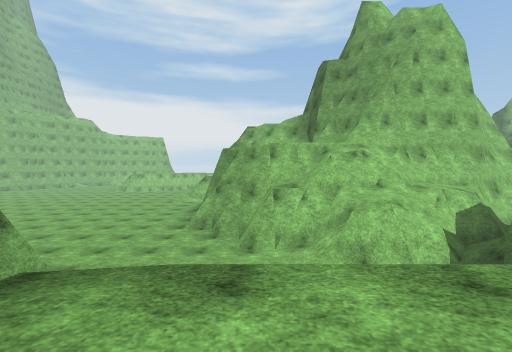
[1] (above)

22 first-person views from a walk through a 3-D level made in the Unity game engine. The camera is 1.2 m above the floor, tilts 2° down and sees 90° across. The floor is counted in squares, 2 m on a side. Each view is taken from the middle of a square. On the plan, view 1 faces up. The plan holds only what a view shows up to about 9 squares ahead; the rest is blank. The place goes on beyond the plan. Surface patterns are stand-ins for the level's own textures.

[2]
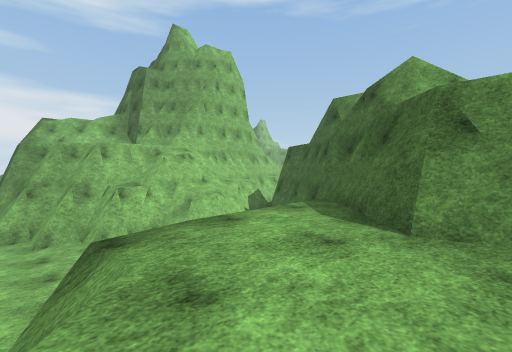

[3]
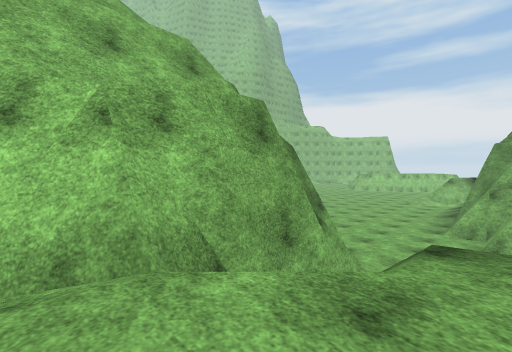

[4]
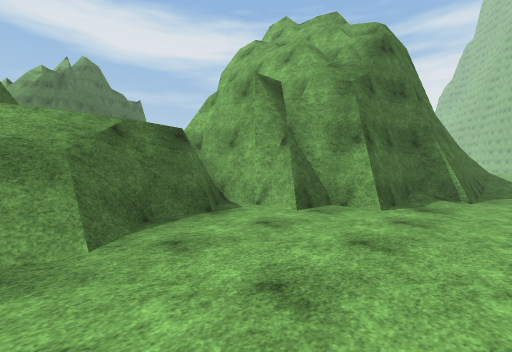

[5]
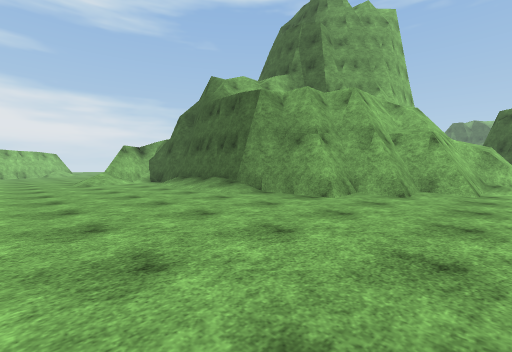

[6]
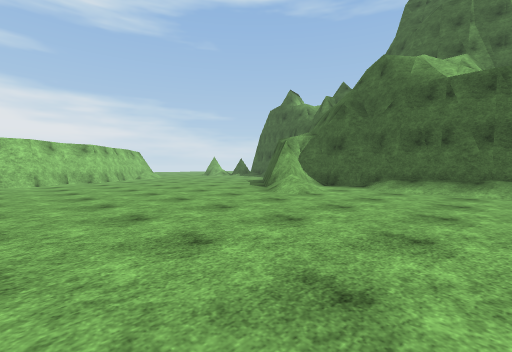

[7]
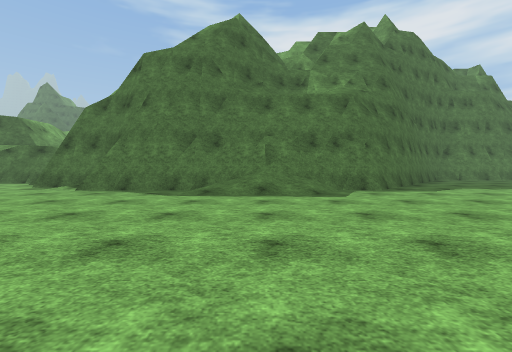

[8]
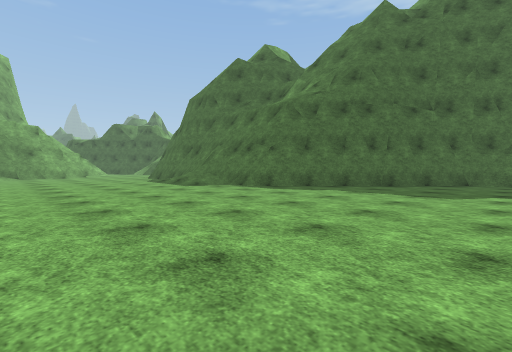

[9]
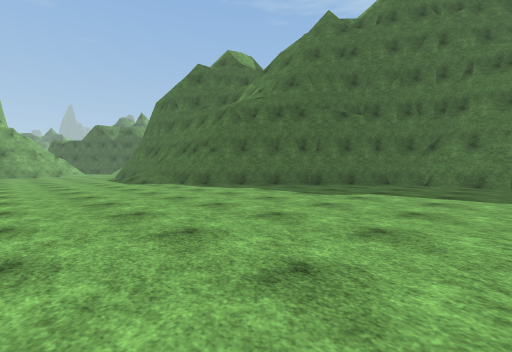

[10]
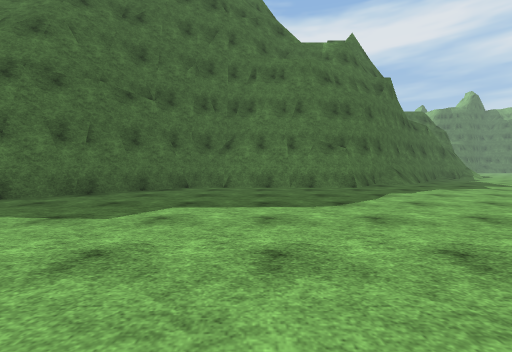

[11]
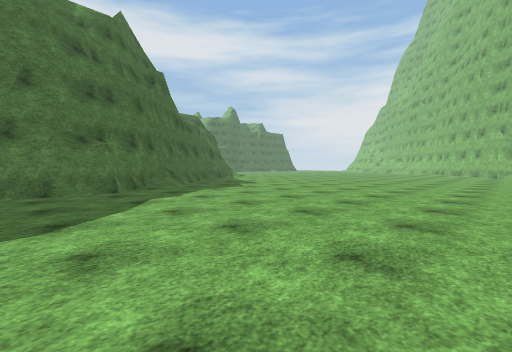

[12]
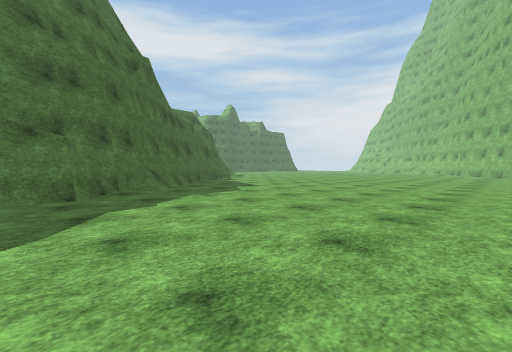

[13]
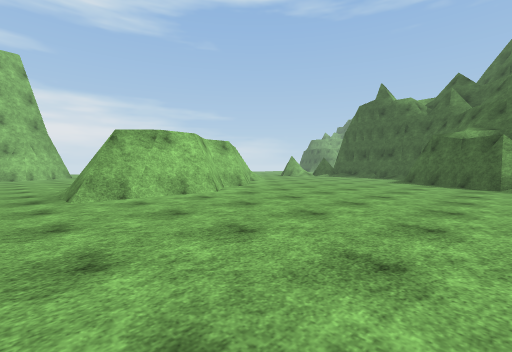

[14]
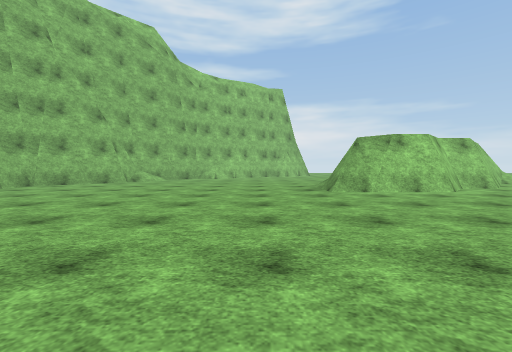

[15]
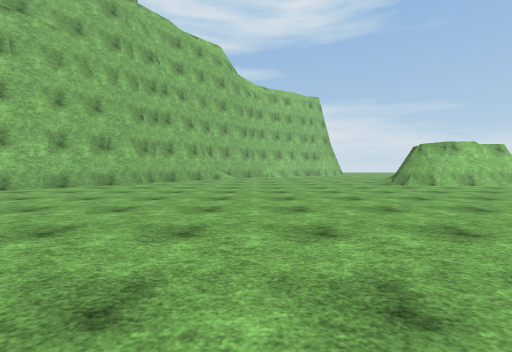

[16]
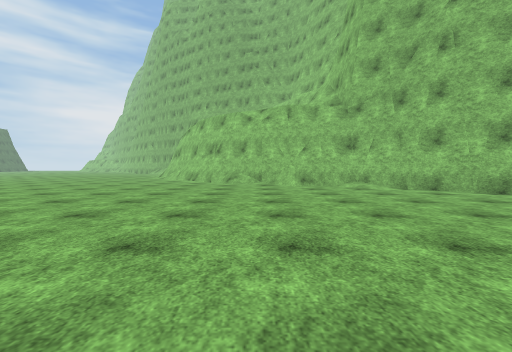

[17]
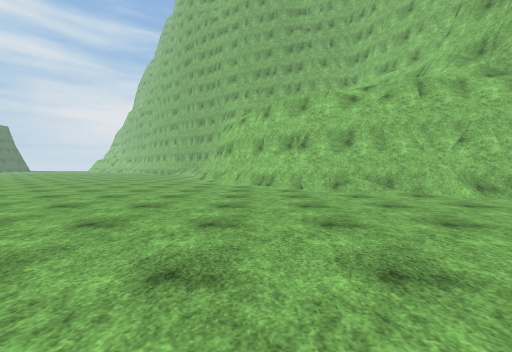

[18]
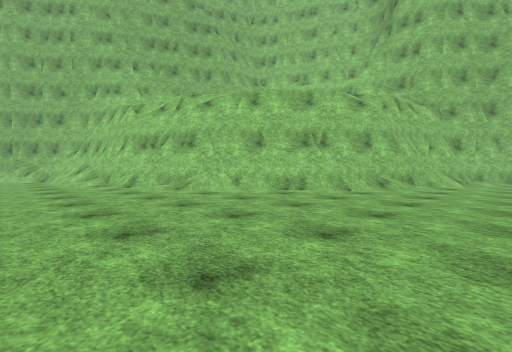

[19]
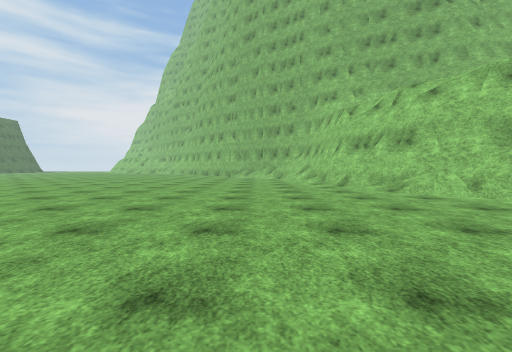

[20]
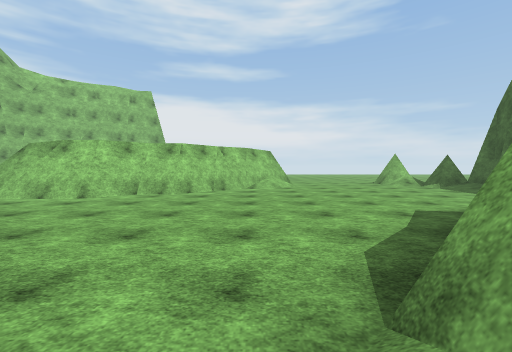

[21]
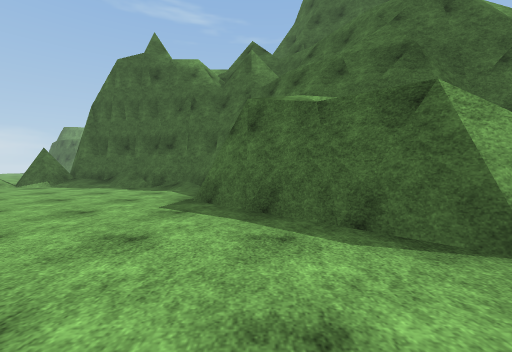

[22]
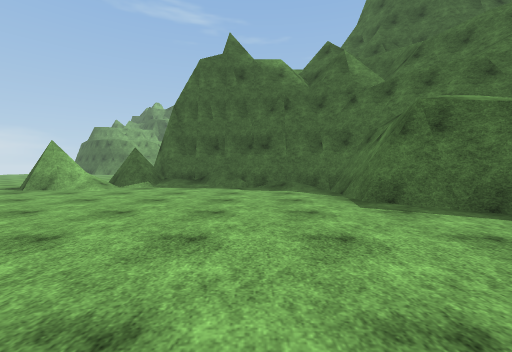

### Floor plan
Key: @ floor where view 1 was taken; # wall or solid block; . main floor; : floor 3 m higher than the main floor; / step, stairs or slope; = window, fence, low wall or low ledge; v drop or lower ground.
Columns run from 33 left of view 1 to 5 right of it. Each row starts with its distance up from view 1.
 25             ##........    ##.......=#
 24             #......../   ##......../#
 23            ##........#####........./#
 22           ##.........###...........##
 21          ##......................./#
 20         ##......................####
 19         #......................##
 18        ##.....................##
 17        #.....................###
 16       ##............   .....//.#
 15      ##...........     ........#
 14      ##........ .      ......./#
 13    ###........         ......./#
 12  ###.........          ......./#
 11 ###.........  ................/#
 10 ........... ...................#
  9 ..........  ...................##
  8 ..........  ....................##
  7 .................................####
  6 ......................///.........//##=
  5 ....................########/....... .#
  4 ...................#####   ###.....
  3 ..................##         ##..=/
  2 .................##           ###v/
  1 ................##            ##:::##
  0 ..  ......#######             #=:@##
 -1     ..../##                  ##:::#

Positions as (right, up) in squares from view 1, and headings:
1: (0, 0), facing up
2: (-2, -1), facing up-right
3: (-1, -1), facing up-left
4: (1, 6), facing down-left
5: (-7, 6), facing up-right
6: (-10, 12), facing up-right
7: (-10, 12), facing down
8: (-19, 11), facing down-right
9: (-21, 10), facing down-right
10: (-20, 8), facing down
11: (-21, 7), facing down-left
12: (-22, 6), facing down-left
13: (-13, 17), facing up-right
14: (-14, 16), facing up
15: (-17, 14), facing up
16: (-17, 16), facing left
17: (-20, 13), facing left
18: (-24, 8), facing up-left
19: (-24, 8), facing left
20: (-5, 16), facing up
21: (-6, 19), facing right
22: (-6, 22), facing right
